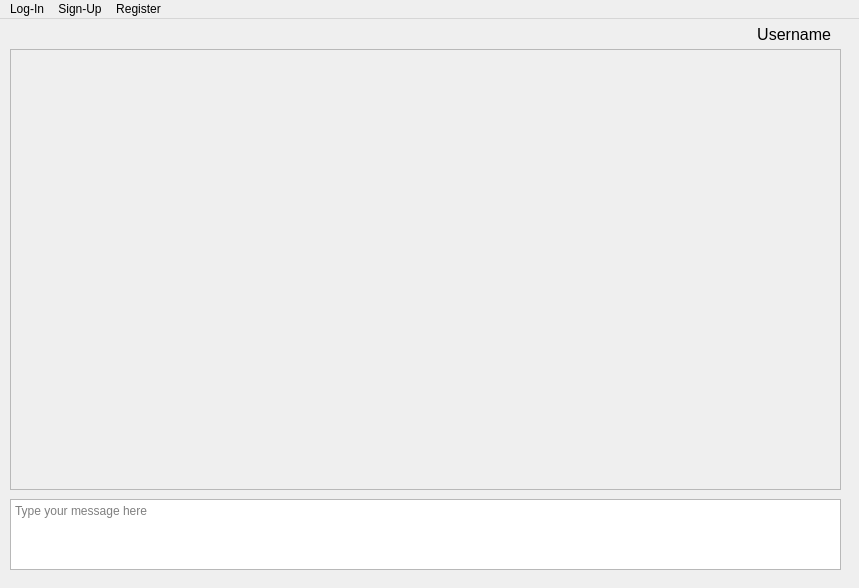
<?xml version="1.0" encoding="UTF-8"?>
<ui version="4.0">
 <class>MainWindow</class>
 <widget class="QMainWindow" name="MainWindow">
  <property name="geometry">
   <rect>
    <x>0</x>
    <y>0</y>
    <width>859</width>
    <height>588</height>
   </rect>
  </property>
  <property name="windowTitle">
   <string>MainWindow</string>
  </property>
  <property name="layoutDirection">
   <enum>Qt::LeftToRight</enum>
  </property>
  <widget class="QWidget" name="centralwidget">
   <widget class="QPlainTextEdit" name="messages_history_plain_text">
    <property name="enabled">
     <bool>false</bool>
    </property>
    <property name="geometry">
     <rect>
      <x>10</x>
      <y>30</y>
      <width>831</width>
      <height>441</height>
     </rect>
    </property>
    <property name="placeholderText">
     <string/>
    </property>
   </widget>
   <widget class="QTextEdit" name="messagebox_text_edit">
    <property name="geometry">
     <rect>
      <x>10</x>
      <y>480</y>
      <width>831</width>
      <height>71</height>
     </rect>
    </property>
    <property name="placeholderText">
     <string>Type your message here</string>
    </property>
   </widget>
   <widget class="QLabel" name="current_user_lbl">
    <property name="geometry">
     <rect>
      <x>390</x>
      <y>0</y>
      <width>441</width>
      <height>31</height>
     </rect>
    </property>
    <property name="font">
     <font>
      <family>Segoe UI</family>
      <pointsize>12</pointsize>
     </font>
    </property>
    <property name="text">
     <string>Username</string>
    </property>
    <property name="alignment">
     <set>Qt::AlignRight|Qt::AlignTrailing|Qt::AlignVCenter</set>
    </property>
   </widget>
  </widget>
  <widget class="QMenuBar" name="menubar">
   <property name="geometry">
    <rect>
     <x>0</x>
     <y>0</y>
     <width>859</width>
     <height>21</height>
    </rect>
   </property>
   <widget class="QMenu" name="menuLog_In">
    <property name="title">
     <string>Log-In</string>
    </property>
   </widget>
   <widget class="QMenu" name="menuSign_Up">
    <property name="title">
     <string>Sign-Up</string>
    </property>
   </widget>
   <widget class="QMenu" name="menuRegister">
    <property name="title">
     <string>Register</string>
    </property>
   </widget>
   <addaction name="menuLog_In"/>
   <addaction name="menuSign_Up"/>
   <addaction name="menuRegister"/>
  </widget>
 </widget>
 <resources/>
 <connections/>
</ui>
